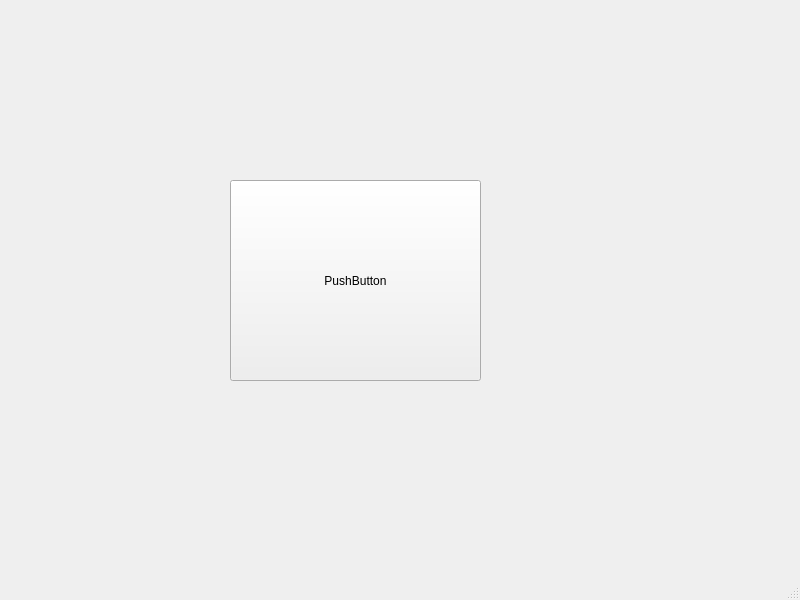
<?xml version="1.0" encoding="UTF-8"?>
<ui version="4.0">
 <class>MainWindow</class>
 <widget class="QMainWindow" name="MainWindow">
  <property name="geometry">
   <rect>
    <x>0</x>
    <y>0</y>
    <width>800</width>
    <height>600</height>
   </rect>
  </property>
  <property name="windowTitle">
   <string>MainWindow</string>
  </property>
  <widget class="QWidget" name="centralwidget">
   <widget class="QPushButton" name="pushButton">
    <property name="geometry">
     <rect>
      <x>230</x>
      <y>180</y>
      <width>251</width>
      <height>201</height>
     </rect>
    </property>
    <property name="text">
     <string>PushButton</string>
    </property>
   </widget>
  </widget>
  <widget class="QMenuBar" name="menubar">
   <property name="geometry">
    <rect>
     <x>0</x>
     <y>0</y>
     <width>800</width>
     <height>21</height>
    </rect>
   </property>
  </widget>
  <widget class="QStatusBar" name="statusbar"/>
 </widget>
 <resources/>
 <connections/>
</ui>
